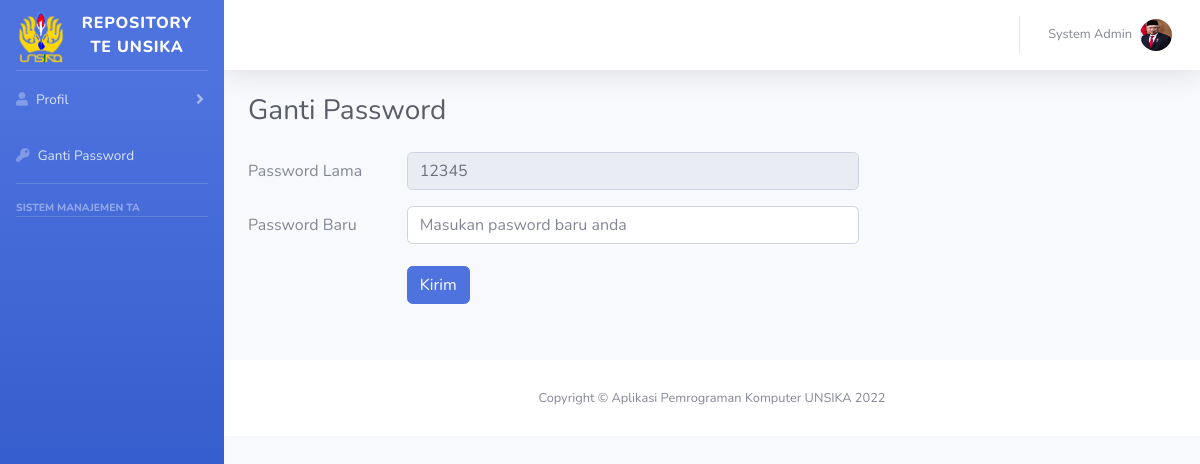
Screenshot of /dashboard/ubah_pw.php?id=1 with the database file from the repository.
### tables this page shows
CREATE TABLE `user` (
  `id` int(9) NOT NULL,
  `nama` varchar(255) NOT NULL,
  `email` varchar(255) NOT NULL,
  `password` varchar(255) NOT NULL,
  `gender` int(2) NOT NULL,
  `address` varchar(255) NOT NULL,
  `path` varchar(255) NOT NULL,
  `role` int(2) NOT NULL,
  `NID` varchar(30) NOT NULL
);

### query.php (called while the page is built, shortened)
<?php
include 'koneksi.php';
$id = $_GET['id'];
$query_mysql = mysqli_query($host, "SELECT * FROM `user` WHERE `id` LIKE '$id'") or die(mysqli_error($host));
$data = mysqli_fetch_array($query_mysql);
$nama = $data['nama'];
$foto = $data['path'];

### dashboard/ubah_pw.php (the view)
<?php
include "template/sidebar.php";
include "template/header.php";
?>
<div class="container-fluid">
    <h1 class="h3 mb-4 text-gray-800">Ganti Password</h1>
    <div class="row">
        <div class="col-lg-8">
            <div class="form-group row">
                <label for="password" class="col-sm-3 col-form-label">Password Lama</label>
                <div class="col-sm-9">
                    <input type="text" class="form-control" id="password" name="password" value="<?php echo $data['password']; ?>" readonly>
                </div>
            </div>
            <form action="pwfcn.php" method="GET">
                <div class="form-group row">
                    <label for="name" class="col-sm-3 col-form-label">Password Baru</label>
                    <div class="col-sm-9">
                        <input type="password" class="form-control" id="password_new" name="password_new" placeholder="Masukan pasword baru anda">
                    </div>
                </div>
                <div> <input style="opacity:0" name="id" value="<?php echo $_GET['id'] ?>"></div>
                <div> <input style="opacity:0" name="role" value=""></div>
                <div class="form-group row justify-content-end">
                    <div class="col-sm-9">
                        <button type="submit" class="btn btn-primary" style="margin-top: -8vw;">Kirim</button>
                    </div>
                </div>
            </form>
        </div>
    </div>
</div>
<?php
include 'template/footer.php'
?>

### dashboard/template/header.php (shortened to what this page needs)
<div id="content-wrapper" class="d-flex flex-column">
    <div id="content">
                    <nav class="navbar navbar-expand navbar-light bg-white topbar mb-4 static-top shadow">
                        <ul class="navbar-nav ml-auto">
                            <li class="nav-item dropdown no-arrow">
                                <a class="nav-link dropdown-toggle" href="login.php" id="userDropdown" role="button"
                                    data-toggle="dropdown" aria-haspopup="true" aria-expanded="false">
                                    <span class="mr-2 d-none d-lg-inline text-gray-600 small"><?php echo $nama  ?></span>
                                    <img class="img-profile rounded-circle"
                                        src="img/<?php echo $foto ?>">
                                </a>
                            </li>
                        </ul>
                    </nav>

### rows the page displays
user: nama "System Admin", path (picture), password "12345"
